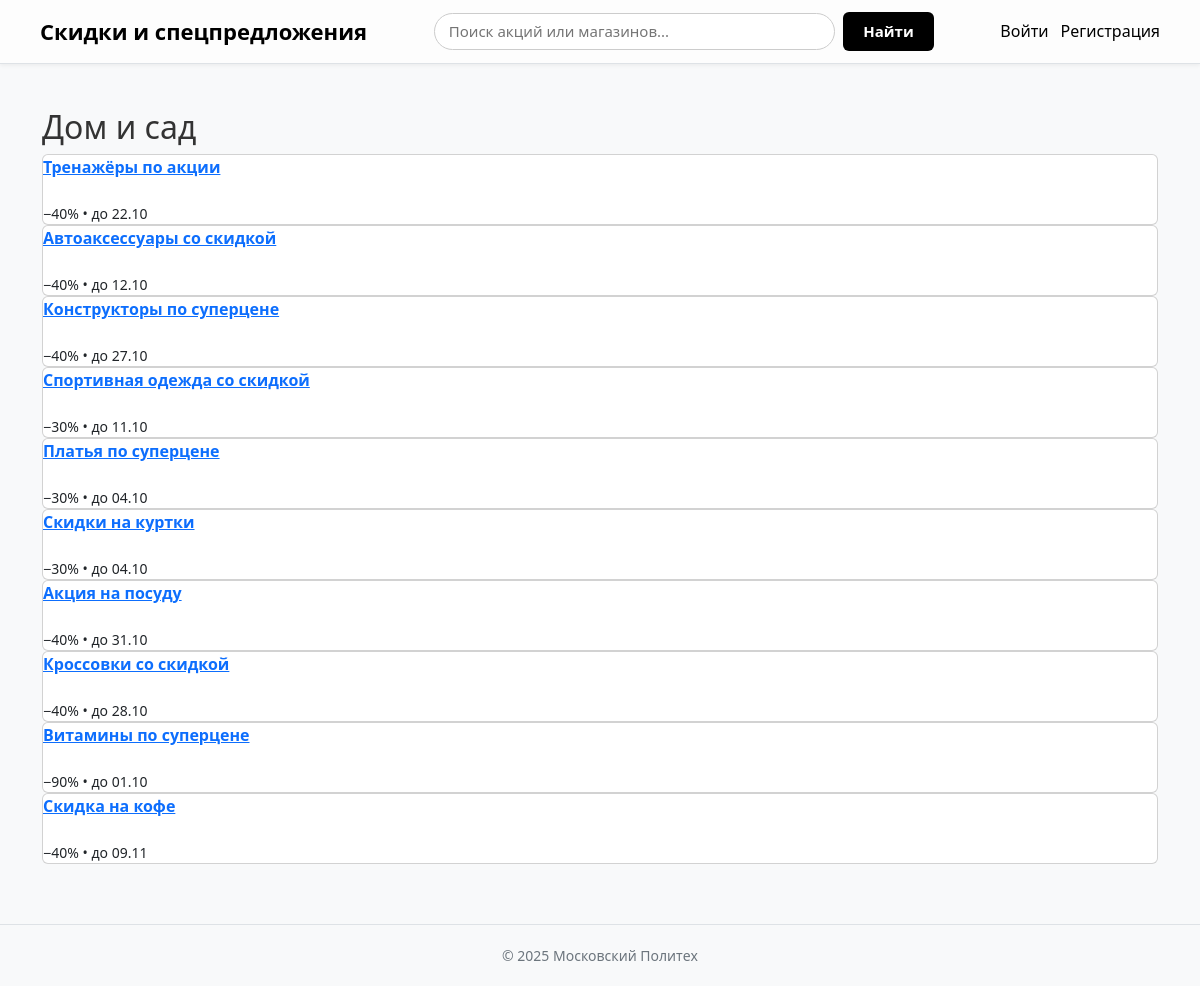
/category/6/, run on the app's committed database.
### discounts/models.py (models this page shows, shortened)
class Category(models.Model):
    name = models.CharField("Категория", max_length=100, unique=True)
    class Meta:
        verbose_name = "Категория"
        verbose_name_plural = "Категории"

class Deal(models.Model):
    title = models.CharField("Название предложения", max_length=255)
    merchant = models.ForeignKey(Merchant, on_delete=models.CASCADE, verbose_name="Партнёр")
    price_original = models.DecimalField("Цена без скидки", max_digits=10, decimal_places=2)
    price_discount = models.DecimalField("Цена со скидкой", max_digits=10, decimal_places=2)
    starts_at = models.DateTimeField("Дата начала", null=True, blank=True)
    expires_at = models.DateTimeField("Дата окончания", null=True, blank=True)
    created_at = models.DateTimeField("Дата создания", auto_now_add=True)
    categories = models.ManyToManyField("Category", through="DealCategory", verbose_name="Категории")
    image_url = models.URLField("Картинка (URL)", blank=True, default="")
    description = models.TextField("Описание продукта", blank=True, null=True)
    favorited_by = models.ManyToManyField(
        User,
        related_name="favorite_deals",
        blank=True,
        verbose_name="Добавили в избранное"
    )
    class Meta:
        verbose_name = "Предложение"
        verbose_name_plural = "Предложения"
    def discount_percent(self):
        if self.price_original and self.price_original > 0:
            discount = 100 - (self.price_discount / self.price_original * 100)
            return int(round(discount))  # округляем до целого
        return 0
    @property
    def discount_pct(self):
        return self.discount_percent()

### discounts/views.py (the view)
# urls.py: path("category/<int:pk>/", views.category, name="category"),
def category(request, pk):
    category = get_object_or_404(Category, pk=pk)
    deals = Deal.objects.filter(categories=category)
    return render(request, "category.html", {
        "category": category,
        "deals": deals,
    })

### templates/category.html (shortened to what this page needs)
{% extends "base.html" %}
{% block content %}
<h2>{{ category.name }}</h2>
<div class="grid">
  {% for d in deals %}
    <article class="card">
      <a href="{% url 'discounts:deal_detail' d.id %}"><strong>{{ d.title }}</strong></a><br>
      <small class="muted">−{{ d.discount_pct|floatformat:0 }}% • до {{ d.expires_at|date:"d.m" }}</small>
    </article>
  {% empty %}
    <p>Нет активных акций.</p>
  {% endfor %}
</div>
{% endblock %}

### static/css/main.css (style rules this page uses)
body { font-family: "Segoe UI", Arial, sans-serif; background-color: #f4f6f9; color: #333; margin: 0; padding: 0; }

### data on the page
Category: name "Дом и сад"
Deal: title "Тренажёры по акции", discount_pct "40", expires_at "22.10"
Deal: title "Автоаксессуары со скидкой", discount_pct "40", expires_at "12.10"
Deal: title "Конструкторы по суперцене", discount_pct "40", expires_at "27.10"
Deal: title "Спортивная одежда со скидкой", discount_pct "30", expires_at "11.10"
Deal: title "Платья по суперцене", discount_pct "30", expires_at "04.10"
Deal: title "Скидки на куртки", discount_pct "30", expires_at "04.10"
Deal: title "Акция на посуду", discount_pct "40", expires_at "31.10"
Deal: title "Кроссовки со скидкой", discount_pct "40", expires_at "28.10"
Deal: title "Витамины по суперцене", discount_pct "90", expires_at "01.10"
Deal: title "Скидка на кофе", discount_pct "40", expires_at "09.11"
